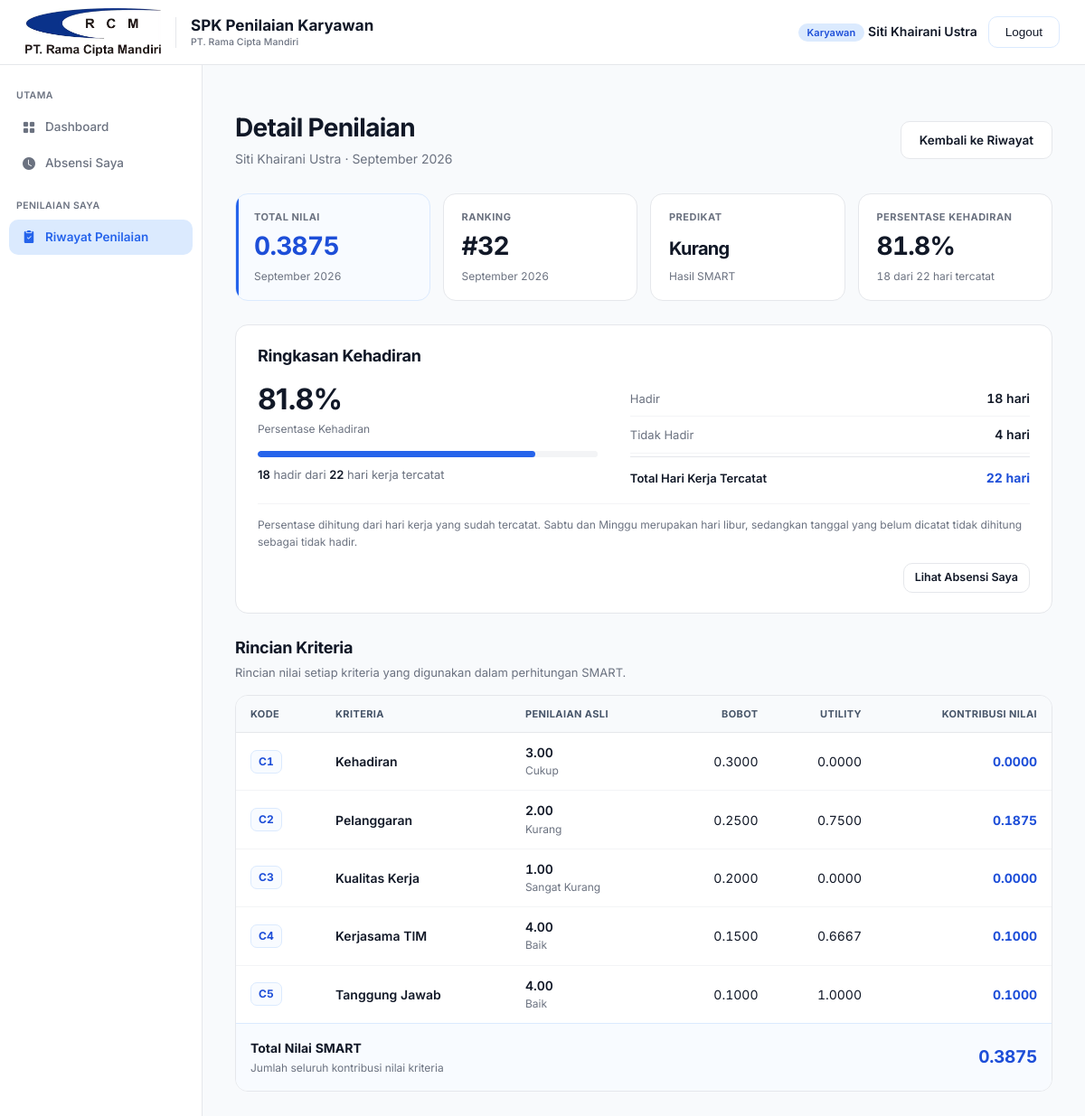
The page /riwayat/244/ (signed in) on the database its author committed.
### rama_cipta_mandiri/models.py (models this page shows, shortened)
class Karyawan(models.Model):
    JABATAN_CHOICES = [
        ('kabag_ga_personalia', 'Kabag. GA dan Personalia'),
        ('kabag_administrasi', 'Kabag. Administrasi'),
        ('kabag_gudang', 'Kabag. Gudang'),
        ('kabag_rnd_qc', 'Kabag. R&D dan QC'),
        ('kabag_produksi', 'Kabag. Produksi'),
        ('staff_produksi', 'Staff Produksi'),
        ('staff_rnd_qc', 'Staff R&D dan QC'),
        ('kabag_maintenance', 'Kabag. Maintenance'),
        ('operator', 'Operator'),
    ]
    user = models.OneToOneField(User, on_delete=models.CASCADE, null=True, blank=True)
    nama = models.CharField(max_length=100)
    jabatan = models.CharField(max_length=30, choices=JABATAN_CHOICES, blank=True)
    aktif = models.BooleanField(default=True)
    tanggal_masuk = models.DateField(null=True, blank=True)
    class Meta:
        verbose_name = "Karyawan"
        verbose_name_plural = "Karyawan"
        ordering = ['nama']

class Alternatif(models.Model):
    periode = models.ForeignKey(Periode, on_delete=models.CASCADE, related_name='alternatif')
    karyawan = models.ForeignKey(Karyawan, on_delete=models.CASCADE)
    kode = models.CharField(max_length=20, blank=True, help_text="Kode alternatif, mis. A1, A2 (opsional, auto jika kosong)")
    class Meta:
        verbose_name = "Alternatif"
        verbose_name_plural = "Alternatif"
        unique_together = ['karyawan', 'periode']
        ordering = ['kode']

class Periode(models.Model):
    bulan = models.IntegerField()
    tahun = models.IntegerField()
    BULAN_LABEL = [
        '', 'Januari', 'Februari', 'Maret', 'April', 'Mei', 'Juni',
        'Juli', 'Agustus', 'September', 'Oktober', 'November', 'Desember',
    ]
    class Meta:
        verbose_name = "Periode"
        verbose_name_plural = "Periode"
        unique_together = ['bulan', 'tahun']
        ordering = ['-tahun', '-bulan']
    def __str__(self):
        return f"{self.BULAN_LABEL[self.bulan]} {self.tahun}"

class HasilSmart(models.Model):
    alternatif = models.OneToOneField(Alternatif, on_delete=models.CASCADE, related_name='hasil')
    total_nilai = models.FloatField()
    ranking = models.PositiveIntegerField()
    predikat = models.CharField(max_length=20)
    class Meta:
        verbose_name = "Hasil SMART"
        verbose_name_plural = "Hasil SMART"
        ordering = ['ranking']

class PerhitunganSmart(models.Model):
    alternatif = models.ForeignKey(Alternatif, on_delete=models.CASCADE, related_name='perhitungan')
    kriteria = models.ForeignKey(Kriteria, on_delete=models.CASCADE)
    bobot_ternormalisasi = models.FloatField(help_text="Bobot kriteria ternormalisasi (0-1)")
    nilai_utility = models.FloatField()
    nilai_akhir_kriteria = models.FloatField(help_text="bobot_ternormalisasi x nilai_utility")
    class Meta:
        verbose_name = "Perhitungan SMART"
        verbose_name_plural = "Perhitungan SMART"
        unique_together = ['alternatif', 'kriteria']

class Kriteria(models.Model):
    TIPE_CHOICES = [
        ('benefit', 'Benefit'),
        ('cost', 'Cost'),
    ]
    kode = models.CharField(max_length=10, unique=True, help_text="Kode singkat, mis. C1, C2")
    nama = models.CharField(max_length=100)
    bobot = models.FloatField(help_text="Bobot kriteria dalam persen (0-100), total semua kriteria aktif idealnya = 100")
    tipe = models.CharField(max_length=10, choices=TIPE_CHOICES)
    urutan = models.PositiveIntegerField(default=0, help_text="Urutan tampil kriteria")
    aktif = models.BooleanField(default=True, help_text="Nonaktifkan kriteria tanpa menghapus data historisnya")
    class Meta:
        verbose_name = "Kriteria"
        verbose_name_plural = "Kriteria"
        ordering = ['urutan', 'kode']

class Penilaian(models.Model):
    alternatif = models.ForeignKey(Alternatif, on_delete=models.CASCADE, related_name='penilaian')
    kriteria = models.ForeignKey(Kriteria, on_delete=models.CASCADE)
    subkriteria = models.ForeignKey(SubKriteria, on_delete=models.SET_NULL, null=True, blank=True,
                                     help_text="Diisi otomatis jika kriteria bertipe kualitatif")
    nilai_raw = models.FloatField(help_text="Nilai mentah sebelum dinormalisasi (input asli)")
    class Meta:
        verbose_name = "Penilaian"
        verbose_name_plural = "Penilaian"
        unique_together = ['alternatif', 'kriteria']

class SubKriteria(models.Model):
    kriteria = models.ForeignKey(Kriteria, on_delete=models.CASCADE, related_name='subkriteria')
    nama = models.CharField(max_length=100)
    range_nilai = models.CharField(max_length=50, blank=True, help_text="Opsional: range nilai yang diwakili subkriteria ini, mis. 90-100")
    nilai = models.FloatField(help_text="Nilai raw yang akan dipakai sebagai Penilaian.nilai_raw")
    class Meta:
        verbose_name = "Sub Kriteria"
        verbose_name_plural = "Sub Kriteria"

### rama_cipta_mandiri/views/karyawan.py (the view)
# urls.py: path('riwayat/<int:alternatif_id>/', karyawan.detail_penilaian, name='detail_penilaian'),
@karyawan_required
def detail_penilaian(request, alternatif_id):
    alternatif = get_object_or_404(
        Alternatif.objects.select_related('periode', 'hasil'),
        pk=alternatif_id, karyawan=request.user.karyawan,
    )
    hasil = getattr(alternatif, 'hasil', None)
    detail = list(_rincian_kriteria(alternatif)) if hasil is not None else []
    penilaian = {p.kriteria_id: p for p in alternatif.penilaian.select_related('subkriteria')} if detail else {}
    for rincian in detail:
        rincian.penilaian_asli = penilaian.get(rincian.kriteria_id)
    _, ringkasan = _data_absensi(alternatif)
    return render(request, 'karyawan/detail.html', {
        'karyawan': request.user.karyawan, 'alternatif': alternatif, 'hasil': hasil,
        'detail_kriteria': detail, 'ringkasan_absensi': ringkasan,
        'bulan_dipilih': alternatif.periode.bulan, 'tahun_dipilih': alternatif.periode.tahun,
    })

### rama_cipta_mandiri/templates/karyawan/detail.html (shortened to what this page needs)
{% extends 'base.html' %}
{% load static %}
{% block extra_css %}
<link rel="stylesheet" href="{% static 'css/karyawan_portal.css' %}">
{% endblock %}
{% block content %}
<div class="karyawan-portal">
<div class="page-header-row">
    <div class="page-header"><h1>Detail Penilaian</h1><p>{{ karyawan.nama }} &middot; {{ alternatif.periode }}</p></div>
    <a href="{% url 'riwayat_penilaian' %}?tahun={{ tahun_dipilih }}" class="btn btn-outline">Kembali ke Riwayat</a>
</div>
{% if hasil %}{% include 'karyawan/partials/ringkasan_hasil.html' %}
{% else %}<p class="card karyawan-status">Hasil penilaian periode ini belum diproses.</p>{% endif %}
{% include 'karyawan/partials/ringkasan_absensi.html' with tautan_absensi=True %}
{% if hasil %}
<section class="karyawan-section detail-criteria" aria-labelledby="detail-title">
    <div class="karyawan-section-header">
        <div>
            <h2 id="detail-title">Rincian Kriteria</h2>
            <p class="karyawan-section-description">
                Rincian nilai setiap kriteria yang digunakan dalam perhitungan SMART.
            </p>
        </div>
    </div>
    <div class="card table-card detail-criteria-card">
        <div class="table-scroll" tabindex="0" role="region" aria-label="Rincian nilai dan kontribusi kriteria">
            <table class="detail-criteria-table">
                <thead>
                    <tr>
                        <th scope="col">Kode</th>
                        <th scope="col">Kriteria</th>
                        <th scope="col">Penilaian Asli</th>
                        <th scope="col" class="karyawan-numeric">Bobot</th>
                        <th scope="col" class="karyawan-numeric">Utility</th>
                        <th scope="col" class="karyawan-numeric">Kontribusi Nilai</th>
                    </tr>
                </thead>
                <tbody>
                    {% for d in detail_kriteria %}
                    <tr>
                        <td>
                            <span class="criteria-code">{{ d.kriteria.kode }}</span>
                        </td>
                        <td class="criteria-name">
                            {{ d.kriteria.nama }}
                        </td>
                        <td>
                            {% if d.penilaian_asli %}
                                <div class="criteria-original-value">
                                    {{ d.penilaian_asli.nilai_raw|floatformat:2 }}
                                </div>
                                {% if d.penilaian_asli.subkriteria %}
                                    <span class="criteria-subvalue">
                                        {{ d.penilaian_asli.subkriteria.nama }}
                                    </span>
                                {% endif %}
                            {% else %}
                                <span class="karyawan-muted">&mdash;</span>
                            {% endif %}
                        </td>
                        <td class="karyawan-numeric">
                            {{ d.bobot_ternormalisasi|floatformat:4 }}
                        </td>
                        <td class="karyawan-numeric">
                            {{ d.nilai_utility|floatformat:4 }}
                        </td>
                        <td class="karyawan-numeric criteria-contribution">
                            {{ d.nilai_akhir_kriteria|floatformat:4 }}
                        </td>
                    </tr>
                    {% endfor %}
                </tbody>
                {% if detail_kriteria %}
                <tfoot>
                    <tr class="criteria-total-row">
                        <td colspan="5">
                            <div class="criteria-total-label">
                                <strong>Total Nilai SMART</strong>
                                <span>
                                    Jumlah seluruh kontribusi nilai kriteria
                                </span>
                            </div>
                        </td>
                        <td class="karyawan-numeric">
                            <strong class="criteria-total-value">
                                {{ hasil.total_nilai|floatformat:4 }}
                            </strong>
                        </td>
                    </tr>
                </tfoot>
                {% endif %}
            </table>
        </div>
    </div>
</section>
{% endif %}
</div>
{% endblock %}

### rama_cipta_mandiri/templates/base.html (shortened to what this page needs)
{% load static %}
<!DOCTYPE html>
<html lang="id">
<head>
    <link rel="stylesheet" href="https://cdnjs.cloudflare.com/ajax/libs/font-awesome/6.5.1/css/all.min.css">
    <link rel="stylesheet" href="https://cdn.jsdelivr.net/npm/bootstrap-icons@1.11.3/font/bootstrap-icons.min.css">
    <link rel="stylesheet" href="{% static 'css/base.css' %}">
    {% block extra_css %}{% endblock %}
</head>
<body>
    <div class="topbar">
        <div class="topbar-brand">
                <div class="topbar-logo">
                    <img src="{% static 'img/logo-rcm.jpeg' %}" alt="PT. Rama Cipta Mandiri">
                </div>
                <div class="topbar-app-name">
                    <span>SPK Penilaian Karyawan</span>
                    <small>PT. Rama Cipta Mandiri</small>
                </div>
            </div>
        {% if user.is_authenticated %}
        <div class="topbar-user">
            <span class="role-badge">{% if user.is_superuser %}Admin{% else %}Karyawan{% endif %}</span>
            <span class="username">{{ user.get_full_name|default:user.username }}</span>
            <button type="button" class="logout-btn" onclick="openLogoutModal()">Logout</button>
        </div>
        {% endif %}
    </div>
    {% if user.is_authenticated %}
        {% if user.is_superuser %}
            {% include 'partials/sidebar_admin.html' %}
        {% else %}
            {% include 'partials/sidebar_karyawan.html' %}
        {% endif %}
    {% endif %}
    <div class="main-content">
        {% block content %}{% endblock %}
    </div>
</body>
</html>

### rama_cipta_mandiri/templates/karyawan/partials/ringkasan_hasil.html
<dl class="karyawan-stats">
    <div class="card karyawan-stat karyawan-stat-primary">
        <dt>Total Nilai</dt>
        <dd>{{ hasil.total_nilai|floatformat:4 }}<span class="karyawan-stat-hint">{{ hasil.alternatif.periode }}</span></dd>
    </div>
    <div class="card karyawan-stat">
        <dt>Ranking</dt>
        <dd>#{{ hasil.ranking }}<span class="karyawan-stat-hint">{{ hasil.alternatif.periode }}</span></dd>
    </div>
    <div class="card karyawan-stat">
        <dt>Predikat</dt>
        <dd><span class="karyawan-stat-predicate">{{ hasil.predikat }}</span><span class="karyawan-stat-hint">Hasil SMART</span></dd>
    </div>
    <div class="card karyawan-stat">
        <dt>Persentase Kehadiran</dt>
        <dd>
            {% if ringkasan_absensi %}
                {{ ringkasan_absensi.persen_hadir|floatformat:1 }}%
                <span class="karyawan-stat-hint">{{ ringkasan_absensi.hadir }} dari {{ ringkasan_absensi.total }} hari tercatat</span>
            {% else %}
                &mdash;<span class="karyawan-stat-hint">Belum ada catatan hari kerja</span>
            {% endif %}
        </dd>
    </div>
</dl>

### rows shown on the page
Karyawan: nama "Siti Khairani Ustra"
Alternatif: periode "September 2026"
HasilSmart: total_nilai "0.3875", alternatif.periode "September 2026", ranking "32", predikat "Kurang"
PerhitunganSmart: kriteria.kode "C1", kriteria.nama "Kehadiran", penilaian_asli.nilai_raw "3.00", penilaian_asli.subkriteria.nama "Cukup", bobot_ternormalisasi "0.3000", nilai_utility "0.0000", nilai_akhir_kriteria "0.0000"
PerhitunganSmart: kriteria.kode "C2", kriteria.nama "Pelanggaran", penilaian_asli.nilai_raw "2.00", penilaian_asli.subkriteria.nama "Kurang", bobot_ternormalisasi "0.2500", nilai_utility "0.7500", nilai_akhir_kriteria "0.1875"
PerhitunganSmart: kriteria.kode "C3", kriteria.nama "Kualitas Kerja", penilaian_asli.nilai_raw "1.00", penilaian_asli.subkriteria.nama "Sangat Kurang", bobot_ternormalisasi "0.2000", nilai_utility "0.0000", nilai_akhir_kriteria "0.0000"
PerhitunganSmart: kriteria.kode "C4", kriteria.nama "Kerjasama TIM", penilaian_asli.nilai_raw "4.00", penilaian_asli.subkriteria.nama "Baik", bobot_ternormalisasi "0.1500", nilai_utility "0.6667", nilai_akhir_kriteria "0.1000"
PerhitunganSmart: kriteria.kode "C5", kriteria.nama "Tanggung Jawab", penilaian_asli.nilai_raw "4.00", penilaian_asli.subkriteria.nama "Baik", bobot_ternormalisasi "0.1000", nilai_utility "1.0000", nilai_akhir_kriteria "0.1000"

### other values the page prints
{{ user.get_full_name|default:user.username }} "Siti Khairani Ustra"
{{ ringkasan_absensi.persen_hadir|floatformat:1 }} "81.8"
{{ ringkasan_absensi.hadir }} "18"
{{ ringkasan_absensi.total }} "22"
{{ ringkasan_absensi.tidak_hadir }} "4"
